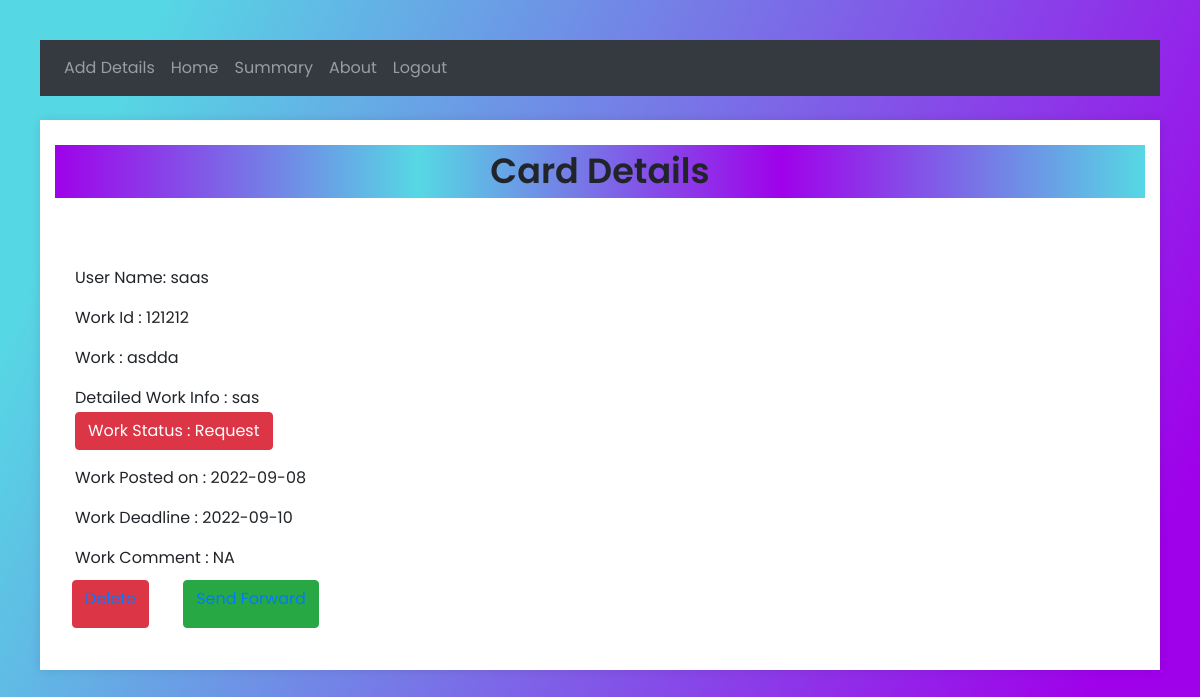
The app's page /more/121212 (signed in) with its own data.
### website/models.py (models this page shows)
class Note(db.Model):
    id = db.Column(db.Integer, primary_key=True)
    title = db.Column(db.String(150))
    content = db.Column(db.Text, nullable=False)
    date = db.Column(db.Date, nullable=False,default=func.now())
    user_id = db.Column(db.Integer, db.ForeignKey('user.id'))
    user_name=db.Column(db.String(150))
    status=db.Column(db.String(150))
    deadline = db.Column(db.Integer)
    timerem = db.Column(db.Date, nullable=True,default=func.now())
    com=db.Column(db.String(150))
    time=db.Column(db.String(150))

### website/views.py (the view, shortened to what this page needs)
@views.route('/more/<int:id>',methods=['GET','POST'])
@login_required
def more(id):
    id1=id
    user_to=Note.query.get_or_404(id1)
    db.session.commit()
    return render_template("more.html",user=current_user,id=id1,date=date)

### website/__init__.py (called while the page is built)
def create_app():
    app = Flask(__name__)
    app.config['SECRET_KEY'] = '5791628bb0b13ce0c676dfde280ba245'
    app.config['SQLALCHEMY_DATABASE_URI'] = 'sqlite:///' + DB_NAME
    db.init_app(app)
    from website.views import views
    from website.auth import auth
    app.register_blueprint(views,url_prefix='/')
    app.register_blueprint(auth,url_prefix='/')
    from .models import User,Note
    create_db(app)
    login_manager = LoginManager()
    login_manager.login_view = 'auth.login'   #redirect to login page if not logged in
    login_manager.init_app(app)
    @login_manager.user_loader
    def load_user(id):
        return User.query.get(int(id))   #get user from database
    return app

### website/templates/more.html (shortened to what this page needs)
<!DOCTYPE html>
<html lang="en">
<head>
    <link rel="stylesheet"  href="/static/addstyle.css">
    <link
    rel="stylesheet"
    href="https://stackpath.bootstrapcdn.com/bootstrap/4.4.1/css/bootstrap.min.css"
  />
  <link
    rel="stylesheet"
    href="https://stackpath.bootstrapcdn.com/font-awesome/4.7.0/css/font-awesome.min.css"
  />
</head>
<body>
    <header>
    <nav class="navbar navbar-expand-lg navbar-dark bg-dark">
    <div class="collapse navbar-collapse " id="navbar">
      <div class="navbar-nav">
        {%if user.is_authenticated%}
            <a class="nav-item nav-link" id="home" href="/add">Add Details</a>
            <a class="nav-item nav-link" id="home" href="/">Home</a>
            <a class="nav-item nav-link" id="login" href="/summary">Summary</a>
            <a class="nav-item nav-link" id="signUp" href="/about">About</a>
                <a class="nav-item nav-link" id="logout" href="/logout">Logout</a>
            {%endif%}
      </div>
    </div>
    </nav>
</header>
<br>
    {% for notes in user.notes %}
    {% if notes.id == id %}
    <div class="container">
        <div class="text">Card Details</div>
        <form action="#">
           <div class="form-row">
              <div class="input-data">
                <label for="">User Name:&nbsp;{{notes.user_name}}</label>
              </div>
              <div class="input-data">
                <label for="">Work Id :&nbsp;{{notes.id}}</label>
              </div>
              <div class="input-data">
                <label for="">Work :&nbsp;{{notes.title}}</label>
              </div>
              <div class="input-data">
                <label for="">Detailed Work Info :&nbsp;{{notes.content}}</label>
              </div>
              <div class="input-data">
                {% if notes.status == 'request' %}
                <label for="" class="btn btn-danger" style="margin:auto">Work Status :&nbsp;Request</label>
                {%endif%}
              </div>
              <div class="input-data">
                <label for="">Work Posted on :&nbsp;{{notes.date}}</label>
              </div>
              <div class="input-data">
                <label for="b" >Work Deadline :&nbsp;{{notes.deadline}}</label>
              </div>
              {%if notes.com%}
              <div class="input-data">
                <label for="b" >Work Comment :&nbsp;{{notes.com}}</label>
              </div>
              {%endif%}
                <br>
                <br>
                <div style="justify-content: center; display: flex;">
              &nbsp;&nbsp;&nbsp;&nbsp;<div id="del" class ="btn btn-danger"><a href="{{url_for('views.delete',id=notes.id)}}" onclick="return checkdelete()">Delete</a></div>&nbsp;&nbsp;&nbsp;
              {%if notes.status != 'completed'%}
              &nbsp;&nbsp;&nbsp;&nbsp;<div  class ="btn btn-success" ><a href="{{url_for('views.forw',id=notes.id)}}">Send Forward</a></div>
              {%endif%}
              <br>
            </div>
        </form>
     </div>
     {%endif%}
     {% endfor %}
</body>
</html>

### website/static/addstyle.css (style rules this page uses)
*:not(.nav) { margin: 0; padding: 0; outline: none; box-sizing: border-box; font-family: 'Poppins', sans-serif; }
body:not(.navbar navbar-expand-lg navbar-dark bg-dark) { align-items: center; justify-content: center; min-height: 100vh; padding: 40px; background: linear-gradient(115deg, #56d8e4 10%, #9f01ea 90%); }
.container { max-width: 800px; background: #fff; width: 800px; padding: 25px 40px 10px 40px; box-shadow: 0px 0px 10px rgba(0,0,0,0.1); }
.container .text { text-align: center; font-size: 35px; font-weight: 600; background: -webkit-linear-gradient(right, #56d8e4, #9f01ea, #56d8e4, #9f01ea); }
.container form { padding: 30px 0 0 0; }
.container form .form-row { margin: 32px 0; }
form .form-row .input-data { width: 100%; height: 40px; margin: 0 20px; position: relative; }
.input-data label { position: absolute; pointer-events: none; bottom: 10px; font-size: 16px; transition: all 0.3s ease; }
a { color: rgb(251, 251, 251); text-align: center; align-items: center; margin-top: 20px; }

### records on screen
Note: user_name "saas", id "121212", title "asdda", content "sas", status "Work Status : Request", date "2022-09-08", deadline "2022-09-10", com "NA"
